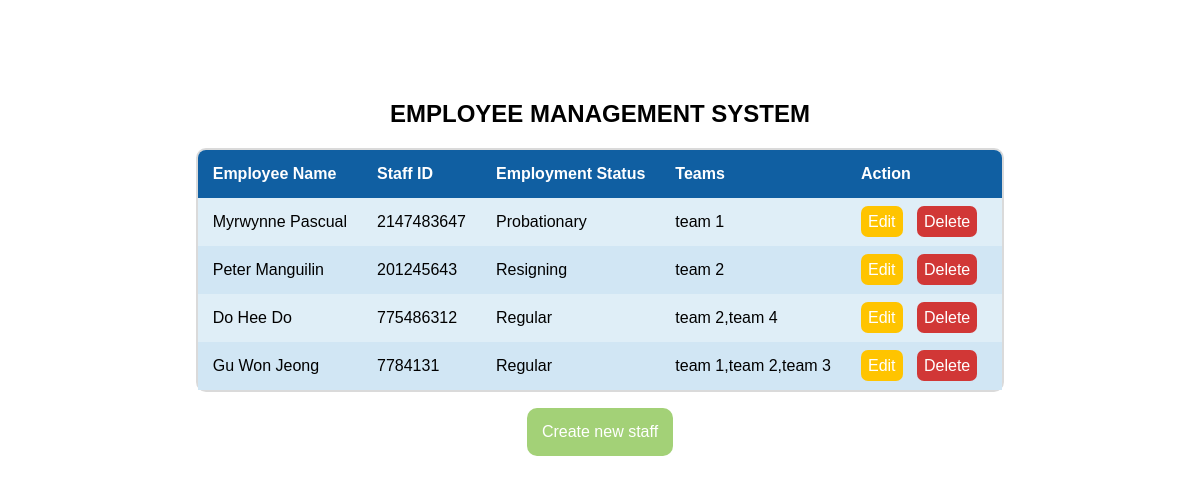
The page / on the database its author committed.
### tables this page shows
CREATE TABLE `users` (
  `id` int(11) NOT NULL,
  `first_name` varchar(255) NOT NULL,
  `last_name` varchar(255) NOT NULL,
  `staff_id` int(11) NOT NULL,
  `employment_status` varchar(50) NOT NULL
);

### index.php (the view, shortened to what this page needs)
<?php
include("connection.php");
$sql = "SELECT u.id, u.first_name, u.last_name, u.staff_id, u.employment_status, GROUP_CONCAT(t.name) AS team_names
        FROM users u
        LEFT JOIN team_user tu ON u.id = tu.user_id
        LEFT JOIN teams t ON tu.team_id = t.id
        GROUP BY u.id";
$result = $connection-> query($sql);
?>
<!DOCTYPE html>
<html lang = "en">
<head>
    <link rel="stylesheet" href="styles.css">
</head>
<body>
    <div class = "container">
        <h2>EMPLOYEE MANAGEMENT SYSTEM</h2>
        <div class = "table_container">
            <table>
                <tr>
                    <th>Employee Name</th>
                    <th>Staff ID</th>
                    <th>Employment Status</th>
                    <th>Teams</th>
                    <th>Action</th>
                </tr>
                <?php
                if($result-> num_rows > 0){
                    while ($row = $result-> fetch_assoc()){
                        echo "<tr>
                                <td><a href='details.php?id=".$row['id']."' >{$row['first_name']} {$row['last_name']}</a></td>
                                <td>{$row['staff_id']}</td>
                                <td>{$row['employment_status']}</td>
                                <td>{$row['team_names']}</td>
                                <td>
                                    <a id = 'edit' href='edit.php?id=".$row['id']."'>Edit</a>
                                    <a id = 'delete' href='delete.php?id=".$row['id']."'>Delete</a>
                                </td>
                            </tr>";
                        }
                        echo "</table>";
                    }
                else {
                    $connection-> close();
                    echo "NO DATA FOUND<br>";
                }
                ?>
            </div>
            <a href = 'create.php' id='create'>Create new staff</a>
    </div>
</body>
</html>

### styles.css (style rules this page uses)
html * { font-family: Helvetica, sans-serif; color: black; }
.container { margin-top: 10vh; display: flex; flex-direction: column; flex-wrap: nowrap; align-items: center; justify-content: flex-start; align-content: center; }
.table_container, #create_form, #deets { border: 2px solid #dadada; border-radius: 10px; }
table { border-spacing: 0; }
th, td { padding: 15px; text-align: left; }
th { background-color: #105FA2; color: white; }
th:first-child { border-radius: 8px 0 0 0; }
th:last-child { border-radius: 0 8px 0 0; }
tbody tr:nth-child(odd) { background-color: #D1E6F4; color: #fff; }
tbody tr:nth-child(even) { background-color: #DFEEF7; color: #fff; }
h2 { text-align: center; }
a { text-decoration: none; }
#create, #add, #update { background-color: #A3D177; color: white; padding: 15px; margin-top: 2vh; border-radius: 10px; }
#edit { margin-right: 10px; background-color: #ffc400; color: white; padding: 7px; border-radius: 7px; }
#delete { margin-right: 10px; background-color: #D13736; color: white; padding: 7px; border-radius: 7px; }

### rows shown on the page
users: first_name "Myrwynne", last_name "Pascual", staff "2147483647", employment_status "Probationary", team_names "team 1"
users: first_name "Peter", last_name "Manguilin", staff "201245643", employment_status "Resigning", team_names "team 2"
users: first_name "Do Hee", last_name "Do", staff "775486312", employment_status "Regular", team_names "team 2,team 4"
users: first_name "Gu Won", last_name "Jeong", staff "7784131", employment_status "Regular", team_names "team 1,team 2,team 3"
